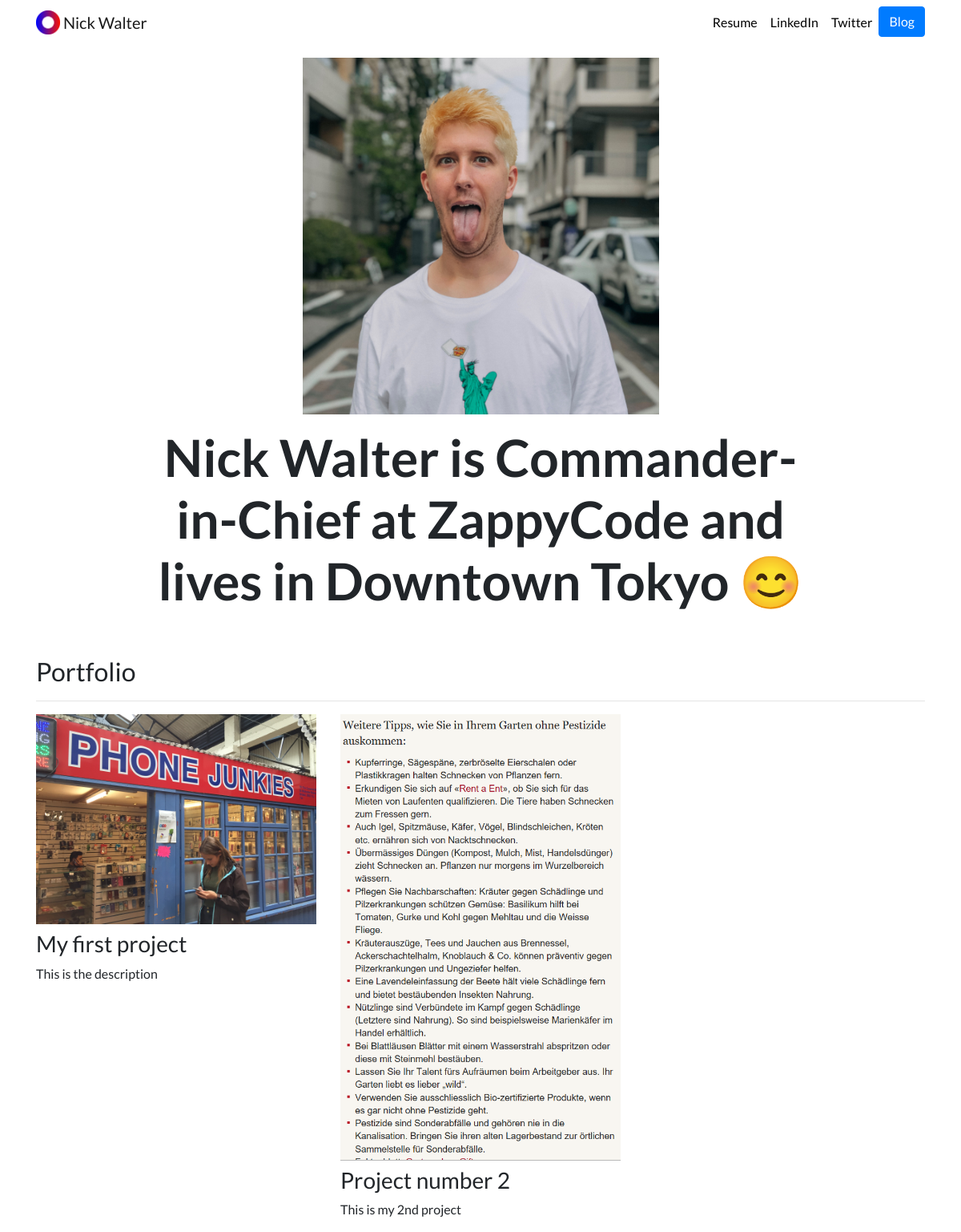
The page / on the database its author committed.
### portfolio/models.py (models this page shows)
class Project(models.Model):
    title = models.CharField(max_length=100)
    description = models.CharField(max_length=250)
    image = models.ImageField(upload_to="portfolio/images/")
    url = models.URLField(blank=True)

### portfolio/views.py (the view)
# urls.py: 2. Add a URL to urlpatterns:  path('', views.home, name='home')
def home(request):
    projects = Project.objects.all()
    return render(request, "portfolio/home.html", {"projects": projects})

### portfolio/templates/portfolio/home.html
{% extends "portfolio/base.html" %}
{% load static %}
{% block content %}
<div class="row justify-content-center my-3">
    <div class="col-5">
        <img src="{% static 'portfolio/SquareBlonde.jpg' %}" class="img-fluid">
    </div>
</div>
<div class="row justify-content-center mb-3">
    <div class="col-md-9 text-center">
        <h1 id="hometext" class="font-weight-bold">Nick Walter is Commander-in-Chief at ZappyCode and lives in Downtown
            Tokyo 😊</h1>
    </div>
</div>
<h2 class="mt-5">Portfolio</h2>
<hr>
<div class="row">
    {% for project in projects %}
    <div class="col-lg-4 col-md-6">
        {% if project.url %}
        <a href="{{ project.url }}">
            <img src="{{ project.image.url }}" class="img-fluid mb-2">
        </a>
        {% else %}
        <img src="{{ project.image.url }}" class="img-fluid mb-2">
        {% endif %}
        <h3>{{ project.title }}</h3>
        <p>{{ project.description }}</p>
    </div>
    {% endfor %}
</div>
{% endblock %}

### portfolio/templates/portfolio/base.html (shortened to what this page needs)
{% load static %}
<!doctype html>
<html lang="en">
<head>
    <link rel="stylesheet" href="https://stackpath.bootstrapcdn.com/bootstrap/4.4.1/css/bootstrap.min.css"
>
    <link rel="stylesheet" href="{% static 'portfolio/custom.css' %}">
</head>
<body>
    <nav id="topNav" class="navbar navbar-expand-md navbar-light">
        <div class="container">
            <a class="navbar-brand" href="{% url 'home' %}">
                <img src="{% static 'portfolio/Logo.png' %}" width="30" height="30" class="d-inline-block align-top"
                    alt="Nick's Logo">
                <span>Nick Walter</span>
            </a>
            <div class="collapse navbar-collapse text-center" id="navbarNav">
                <ul class="navbar-nav ml-auto">
                    <li class="nav-item">
                        <a class="nav-link" href="{% static 'portfolio/resume.pdf' %}">Resume</a>
                    </li>
                    <li class="nav-item">
                        <a class="nav-link" href="https://www.linkedin.com/in/nick-walter/" target="_blank">LinkedIn</a>
                    </li>
                    <li class="nav-item">
                        <a class="nav-link" href="https://twitter.com/ZappyCode" target="_blank">Twitter</a>
                    </li>
                    <li>
                        <a role="button" href="{% url 'blog:all_blogs' %}" class="btn btn-primary">Blog</a>
                    </li>
                </ul>
            </div>
        </div>
    </nav>
    <div class="container">
        {% block content %}{% endblock %}
    </div>
</body>
</html>

### portfolio/static/portfolio/custom.css (style rules this page uses)
.navbar-nav .nav-link { color: rgba(0, 0, 0, 1) !important; }
body { font-family: 'Lato', sans-serif; }
@media (min-width: 992px) { #hometext { font-size: 4rem; } }

### rows shown on the page
Project: image (picture), title "My first project", description "This is the description"
Project: image (picture), title "Project number 2", description "This is my 2nd project"
